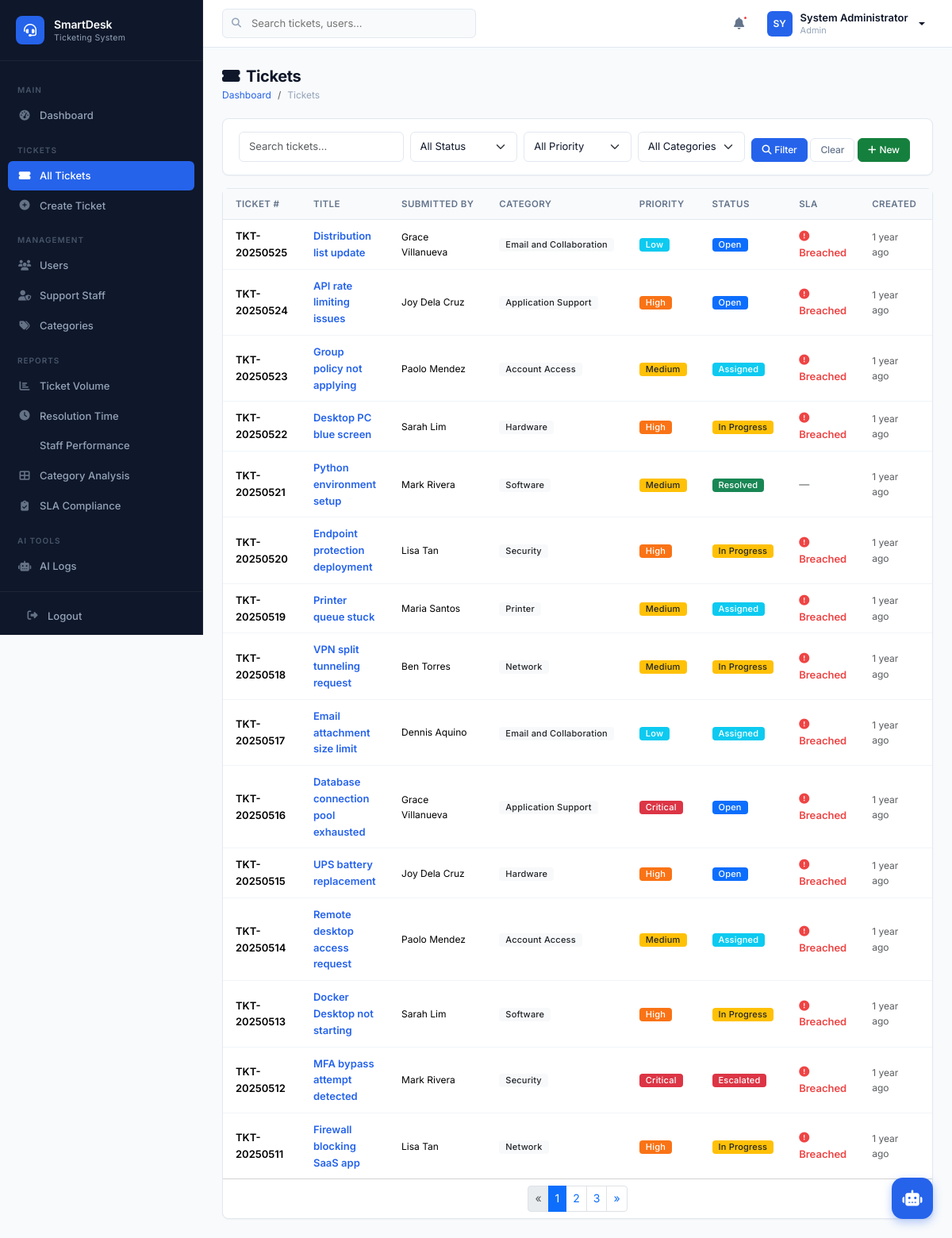
Page /modules/tickets/index.php (signed in) on the committed database.
### tables this page shows
CREATE TABLE IF NOT EXISTS tickets (
    ticket_id INT AUTO_INCREMENT PRIMARY KEY,
    ticket_number VARCHAR(20) NOT NULL UNIQUE,
    user_id INT NOT NULL,
    category_id INT DEFAULT NULL,
    assigned_staff_id INT DEFAULT NULL,
    issue_title VARCHAR(255) NOT NULL,
    issue_description TEXT NOT NULL,
    priority_level ENUM('Low','Medium','High','Critical') NOT NULL DEFAULT 'Medium',
    status ENUM('Open','Assigned','In Progress','Escalated','Resolved','Closed') NOT NULL DEFAULT 'Open',
    ai_suggested_category VARCHAR(100) DEFAULT NULL,
    ai_suggested_priority VARCHAR(20) DEFAULT NULL,
    ai_recommendation_reason TEXT DEFAULT NULL,
    sla_due_datetime DATETIME DEFAULT NULL,
    resolved_datetime DATETIME DEFAULT NULL,
    closed_datetime DATETIME DEFAULT NULL,
    created_datetime DATETIME NOT NULL DEFAULT CURRENT_TIMESTAMP,
    updated_datetime DATETIME NOT NULL DEFAULT CURRENT_TIMESTAMP ON UPDATE CURRENT_TIMESTAMP,
    FOREIGN KEY (user_id) REFERENCES users(user_id) ON DELETE CASCADE,
    FOREIGN KEY (category_id) REFERENCES categories(category_id) ON DELETE SET NULL,
    FOREIGN KEY (assigned_staff_id) REFERENCES support_staff(staff_id) ON DELETE SET NULL,
    INDEX idx_tickets_status (status),
    INDEX idx_tickets_priority (priority_level),
    INDEX idx_tickets_user (user_id),
    INDEX idx_tickets_staff (assigned_staff_id),
    INDEX idx_tickets_category (category_id),
    INDEX idx_tickets_sla (sla_due_datetime),
    INDEX idx_tickets_created (created_datetime)
);

CREATE TABLE IF NOT EXISTS users (
    user_id INT AUTO_INCREMENT PRIMARY KEY,
    employee_id VARCHAR(20) NOT NULL UNIQUE,
    full_name VARCHAR(100) NOT NULL,
    department VARCHAR(100) DEFAULT NULL,
    email VARCHAR(150) NOT NULL UNIQUE,
    contact_number VARCHAR(20) DEFAULT NULL,
    password_hash VARCHAR(255) NOT NULL,
    role ENUM('Admin','Support Staff','End User') NOT NULL DEFAULT 'End User',
    status ENUM('Active','Inactive') NOT NULL DEFAULT 'Active',
    created_datetime DATETIME NOT NULL DEFAULT CURRENT_TIMESTAMP,
    updated_datetime DATETIME NOT NULL DEFAULT CURRENT_TIMESTAMP ON UPDATE CURRENT_TIMESTAMP,
    INDEX idx_users_role (role),
    INDEX idx_users_status (status),
    INDEX idx_users_email (email)
);

CREATE TABLE IF NOT EXISTS categories (
    category_id INT AUTO_INCREMENT PRIMARY KEY,
    category_name VARCHAR(100) NOT NULL UNIQUE,
    description TEXT DEFAULT NULL,
    sla_hours INT NOT NULL DEFAULT 24,
    created_datetime DATETIME NOT NULL DEFAULT CURRENT_TIMESTAMP,
    updated_datetime DATETIME NOT NULL DEFAULT CURRENT_TIMESTAMP ON UPDATE CURRENT_TIMESTAMP
);

### includes/auth.php (called while the page is built, shortened)
<?php
function getCurrentUserRole() {
    return $_SESSION['role'] ?? null;
}
function getBaseUrl() {
    $scriptDir = dirname($_SERVER['SCRIPT_NAME']);
    $dir = realpath(dirname($_SERVER['SCRIPT_FILENAME']));
    $projectRoot = realpath(__DIR__ . '/..');
    $relative = str_replace($projectRoot, '', $dir);
    $depth = substr_count($relative, DIRECTORY_SEPARATOR);
    $base = $scriptDir;
    for ($i = 0; $i < $depth; $i++) {
        $base = dirname($base);
    }
    return rtrim($base, '/');
}

### modules/tickets/index.php (the view, shortened to what this page needs)
<?php
require_once __DIR__ . '/../../includes/header.php';
$pdo = getDBConnection();
$role = getCurrentUserRole();
$search = trim($_GET['search'] ?? '');
$statusFilter = $_GET['status'] ?? '';
$priorityFilter = $_GET['priority'] ?? '';
$categoryFilter = $_GET['category'] ?? '';
$filter = $_GET['filter'] ?? '';
$page = max(1, intval($_GET['page'] ?? 1));
$perPage = 15;
$where = [];
$params = [];
$whereSQL = $where ? 'WHERE ' . implode(' AND ', $where) : '';
$stmt = $pdo->prepare("SELECT COUNT(*) as total FROM tickets t $whereSQL");
$stmt->execute($params);
$total = $stmt->fetch()['total'];
$pagination = paginate($total, $perPage, $page);
$stmt = $pdo->prepare("SELECT t.*, c.category_name, u.full_name as user_name, s.full_name as staff_name
    FROM tickets t
    LEFT JOIN categories c ON t.category_id = c.category_id
    LEFT JOIN users u ON t.user_id = u.user_id
    LEFT JOIN support_staff s ON t.assigned_staff_id = s.staff_id
    $whereSQL
    ORDER BY t.created_datetime DESC
    LIMIT {$pagination['per_page']} OFFSET {$pagination['offset']}");
$stmt->execute($params);
$tickets = $stmt->fetchAll();
?>
<div class="page-header">
    <h1><i class="fas fa-ticket-alt me-2"></i>Tickets</h1>
    <nav aria-label="breadcrumb">
        <ol class="breadcrumb">
            <li class="breadcrumb-item"><a href="<?= $baseUrl ?>/dashboard.php">Dashboard</a></li>
            <li class="breadcrumb-item active">Tickets</li>
        </ol>
    </nav>
</div>
<div class="card mb-3">
    <div class="card-body py-3">
        <form method="GET" class="row g-2 align-items-end">
            <div class="col-md-3">
                <input type="text" name="search" class="form-control form-control-sm" placeholder="Search tickets..." value="<?= e($search) ?>">
            </div>
            <div class="col-md-2">
                <select name="status" class="form-select form-select-sm">
                    <option value="">All Status</option>
                </select>
            </div>
            <div class="col-md-2">
                <select name="priority" class="form-select form-select-sm">
                    <option value="">All Priority</option>
                </select>
            </div>
            <div class="col-md-2">
                <select name="category" class="form-select form-select-sm">
                    <option value="">All Categories</option>
                </select>
            </div>
            <div class="col-md-3">
                <button type="submit" class="btn btn-sm btn-primary"><i class="fas fa-search me-1"></i>Filter</button>
                <a href="<?= $baseUrl ?>/modules/tickets/index.php" class="btn btn-sm btn-outline-secondary">Clear</a>
                <?php if ($role !== 'Support Staff'): ?>
                <a href="<?= $baseUrl ?>/modules/tickets/create.php" class="btn btn-sm btn-success"><i class="fas fa-plus me-1"></i>New</a>
                <?php endif; ?>
            </div>
        </form>
    </div>
</div>
<div class="card">
    <div class="card-body p-0">
        <?php if (empty($tickets)): ?>
        <div class="empty-state">
            <i class="fas fa-inbox"></i>
            <h5>No tickets found</h5>
            <p>Try adjusting your filters or create a new ticket.</p>
        </div>
        <?php else: ?>
        <div class="table-responsive">
            <table class="table">
                <thead>
                    <tr>
                        <th>Ticket #</th>
                        <th>Title</th>
                        <?php if ($role !== 'End User'): ?><th>Submitted By</th><?php endif; ?>
                        <th>Category</th>
                        <th>Priority</th>
                        <th>Status</th>
                        <th>SLA</th>
                        <th>Created</th>
                        <th></th>
                    </tr>
                </thead>
                <tbody>
                    <?php foreach ($tickets as $t): ?>
                    <tr>
                        <td><span class="fw-600"><?= e($t['ticket_number']) ?></span></td>
                        <td>
                            <a href="<?= $baseUrl ?>/modules/tickets/view.php?id=<?= $t['ticket_id'] ?>" class="text-decoration-none fw-600">
                                <?= e(truncateText($t['issue_title'], 45)) ?>
                            </a>
                        </td>
                        <?php if ($role !== 'End User'): ?>
                        <td class="fs-sm"><?= e($t['user_name']) ?></td>
                        <?php endif; ?>
                        <td><span class="badge bg-light text-dark"><?= e($t['category_name'] ?? '—') ?></span></td>
                        <td><span class="badge <?= getPriorityBadgeClass($t['priority_level']) ?>"><?= e($t['priority_level']) ?></span></td>
                        <td><span class="badge <?= getStatusBadgeClass($t['status']) ?>"><?= e($t['status']) ?></span></td>
                        <td>
                            <?php if (isSLABreached($t['sla_due_datetime'], $t['status'])): ?>
                                <span class="sla-breached"><i class="fas fa-exclamation-circle"></i> Breached</span>
                            <?php elseif ($t['sla_due_datetime'] && !in_array($t['status'], ['Resolved','Closed'])): ?>
                                <span class="sla-ok fs-xs"><?= formatDateTime($t['sla_due_datetime']) ?></span>
                            <?php else: ?>
                                <span class="text-muted">—</span>
                            <?php endif; ?>
                        </td>
                        <td class="fs-sm text-muted"><?= timeAgo($t['created_datetime']) ?></td>
                        <td>
                        </td>
                    </tr>
                    <?php endforeach; ?>
                </tbody>
            </table>
        </div>
        <div class="card-footer bg-transparent py-2">
            <?= renderPagination($pagination, array_filter(['search' => $search, 'status' => $statusFilter, 'priority' => $priorityFilter, 'category' => $categoryFilter, 'filter' => $filter])) ?>
        </div>
        <?php endif; ?>
    </div>
</div>
<?php require_once __DIR__ . '/../../includes/footer.php'; ?>

### assets/css/app.css (style rules this page uses)
:root { --sidebar-width: 256px; --topbar-height: 60px; --slate-50: #f8fafc; --slate-100: #f1f5f9; --slate-200: #e2e8f0; --slate-300: #cbd5e1; --slate-400: #94a3b8; --slate-500: #64748b; --slate-600: #475569; --slate-700: #334155; --slate-800: #1e293b; --slate-900: #0f172a; --brand-50: #eff6ff; --brand-100: #dbeafe; --brand-500: #3b82f6; --brand-600: #2563eb; --brand-700: #1d4ed8; --success-50: #f0fdf4; --success-500: #22c55e; --success-700: #15803d; --warning-50: #fffbeb; --warning-500: #f59e0b; --warning-700: #b45309; --danger-50: #fef2f2; --danger-500: #ef4444; --danger-700: #b91c1c; --info-50: #ecfeff; --info-500: #06b6d4; --info-700: #0e7490; --body-bg: var(--slate-50); --card-bg: #ffffff; --border-color: var(--slate-200); --text-primary: var(--slate-900); --text-secondary: var(--slate-500); --text-muted: var(--slate-400); --shadow-xs: 0 1px 2px rgba(0,0,0,0.04); --shadow-sm: 0 1px 3px rgba(0,0,0,0.06), 0 1px 2px rgba(0,0,0,0.04); --shadow-md: 0 4px 6px -1px rgba(0,0,0,0.06), 0 2px 4px -2px rgba(0,0,0,0.04); --shadow-lg: 0 10px 15px -3px rgba(0,0,0,0.08), 0 4px 6px -4px rgba(0,0,0,0.03); --radius: 8px; --radius-lg: 12px; --transition: all 0.15s ease; }
*,*::before,*::after { box-sizing: border-box; }
body { font-family: 'Inter', -apple-system, BlinkMacSystemFont, 'Segoe UI', sans-serif; background: var(--body-bg); color: var(--text-primary); font-size: 13.5px; line-height: 1.6; margin: 0; -webkit-font-smoothing: antialiased; }
a { color: var(--brand-600); text-decoration: none; }
.page-header { margin-bottom: 20px; }
.page-header h1 { font-size: 20px; font-weight: 700; margin: 0 0 2px; color: var(--text-primary); letter-spacing: -0.02em; }
.breadcrumb { background: none; padding: 0; margin: 0; font-size: 12px; }
.breadcrumb-item a { color: var(--brand-600); }
.breadcrumb-item.active { color: var(--text-muted); }
.card { background: var(--card-bg); border: 1px solid var(--border-color); border-radius: var(--radius); box-shadow: var(--shadow-xs); }
.card-body { padding: 20px; }
.table { margin: 0; font-size: 13px; }
.table thead th { background: var(--slate-50); border-bottom: 1px solid var(--border-color); font-weight: 600; font-size: 11.5px; text-transform: uppercase; letter-spacing: 0.4px; color: var(--text-secondary); padding: 10px 16px; white-space: nowrap; }
.table tbody td { padding: 10px 16px; border-bottom: 1px solid var(--slate-100); vertical-align: middle; }
.table tbody tr:last-child td { border-bottom: none; }
.badge { font-weight: 500; font-size: 11px; padding: 3px 8px; border-radius: 4px; letter-spacing: 0.2px; }
.bg-orange { background: #f97316; color: #fff; }
.btn { font-weight: 500; font-size: 13px; padding: 7px 16px; border-radius: 6px; transition: var(--transition); letter-spacing: -0.01em; }
.btn-primary { background: var(--brand-600); border-color: var(--brand-600); }
.btn-success { background: var(--success-700); border-color: var(--success-700); }
.btn-outline-secondary { border-color: var(--border-color); color: var(--text-secondary); }
.btn-sm { font-size: 12px; padding: 5px 12px; }
.form-control, .form-select { border: 1px solid var(--border-color); border-radius: 6px; padding: 8px 12px; font-size: 13px; transition: var(--transition); color: var(--text-primary); }
.fw-600 { font-weight: 600; }
.fs-sm { font-size: 12px; }
.sla-breached { color: var(--danger-500); font-weight: 600; }

### rows in the picture
tickets: ticket_number "TKT-20250525", issue_title "Distribution list update", user.full_name "Grace Villanueva", category.category_name "Email and Collaboration", priority_level "Low", status "Open", shows "Breached", created_datetime "1 year ago"
tickets: ticket_number "TKT-20250524", issue_title "API rate limiting issues", user.full_name "Joy Dela Cruz", category.category_name "Application Support", priority_level "High", status "Open", shows "Breached", created_datetime "1 year ago"
tickets: ticket_number "TKT-20250523", issue_title "Group policy not applying", user.full_name "Paolo Mendez", category.category_name "Account Access", priority_level "Medium", status "Assigned", shows "Breached", created_datetime "1 year ago"
tickets: ticket_number "TKT-20250522", issue_title "Desktop PC blue screen", user.full_name "Sarah Lim", category.category_name "Hardware", priority_level "High", status "In Progress", shows "Breached", created_datetime "1 year ago"
tickets: ticket_number "TKT-20250521", issue_title "Python environment setup", user.full_name "Mark Rivera", category.category_name "Software", priority_level "Medium", status "Resolved", created_datetime "1 year ago"
tickets: ticket_number "TKT-20250520", issue_title "Endpoint protection deployment", user.full_name "Lisa Tan", category.category_name "Security", priority_level "High", status "In Progress", shows "Breached", created_datetime "1 year ago"
tickets: ticket_number "TKT-20250519", issue_title "Printer queue stuck", user.full_name "Maria Santos", category.category_name "Printer", priority_level "Medium", status "Assigned", shows "Breached", created_datetime "1 year ago"
tickets: ticket_number "TKT-20250518", issue_title "VPN split tunneling request", user.full_name "Ben Torres", category.category_name "Network", priority_level "Medium", status "In Progress", shows "Breached", created_datetime "1 year ago"
tickets: ticket_number "TKT-20250517", issue_title "Email attachment size limit", user.full_name "Dennis Aquino", category.category_name "Email and Collaboration", priority_level "Low", status "Assigned", shows "Breached", created_datetime "1 year ago"
tickets: ticket_number "TKT-20250516", issue_title "Database connection pool exhausted", user.full_name "Grace Villanueva", category.category_name "Application Support", priority_level "Critical", status "Open", shows "Breached", created_datetime "1 year ago"
tickets: ticket_number "TKT-20250515", issue_title "UPS battery replacement", user.full_name "Joy Dela Cruz", category.category_name "Hardware", priority_level "High", status "Open", shows "Breached", created_datetime "1 year ago"
tickets: ticket_number "TKT-20250514", issue_title "Remote desktop access request", user.full_name "Paolo Mendez", category.category_name "Account Access", priority_level "Medium", status "Assigned", shows "Breached", created_datetime "1 year ago"
tickets: ticket_number "TKT-20250513", issue_title "Docker Desktop not starting", user.full_name "Sarah Lim", category.category_name "Software", priority_level "High", status "In Progress", shows "Breached", created_datetime "1 year ago"
tickets: ticket_number "TKT-20250512", issue_title "MFA bypass attempt detected", user.full_name "Mark Rivera", category.category_name "Security", priority_level "Critical", status "Escalated", shows "Breached", created_datetime "1 year ago"
tickets: ticket_number "TKT-20250511", issue_title "Firewall blocking SaaS app", user.full_name "Lisa Tan", category.category_name "Network", priority_level "High", status "In Progress", shows "Breached", created_datetime "1 year ago"

### other values in the picture
substr(getCurrentUserName(), 0, 2) "SY"
getCurrentUserName() "System Administrator"
getCurrentUserRole() "Admin"
